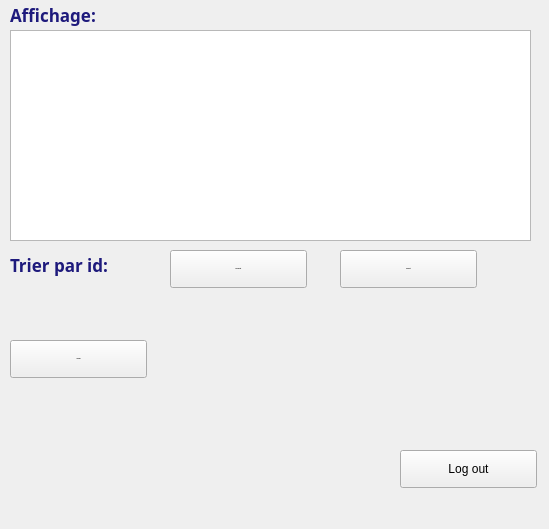
        <widget class="QWidget" name="scrollAreaWidgetContents_2">
         <property name="geometry">
          <rect>
           <x>0</x>
           <y>0</y>
           <width>549</width>
           <height>529</height>
          </rect>
         </property>
         <widget class="QLabel" name="label_21">
          <property name="geometry">
           <rect>
            <x>10</x>
            <y>249</y>
            <width>131</width>
            <height>31</height>
           </rect>
          </property>
          <property name="font">
           <font>
            <family>Pristina</family>
            <pointsize>13</pointsize>
            <weight>75</weight>
            <bold>true</bold>
           </font>
          </property>
          <property name="styleSheet">
           <string notr="true">border-color: rgb(0, 0, 127);
color: rgb(30, 26, 124);</string>
          </property>
          <property name="text">
           <string>Trier par id:</string>
          </property>
         </widget>
         <widget class="QLabel" name="label_22">
          <property name="geometry">
           <rect>
            <x>10</x>
            <y>-1</y>
            <width>111</width>
            <height>31</height>
           </rect>
          </property>
          <property name="font">
           <font>
            <family>Pristina</family>
            <pointsize>13</pointsize>
            <weight>75</weight>
            <bold>true</bold>
           </font>
          </property>
          <property name="styleSheet">
           <string notr="true">border-color: rgb(0, 0, 127);
color: rgb(30, 26, 124);</string>
          </property>
          <property name="text">
           <string>Affichage:</string>
          </property>
         </widget>
         <widget class="QTableView" name="TAB_EMPLOYE">
          <property name="geometry">
           <rect>
            <x>10</x>
            <y>30</y>
            <width>521</width>
            <height>211</height>
           </rect>
          </property>
         </widget>
         <widget class="QPushButton" name="pb_decrsirine">
          <property name="geometry">
           <rect>
            <x>170</x>
            <y>250</y>
            <width>137</width>
            <height>38</height>
           </rect>
          </property>
          <property name="font">
           <font>
            <family>Arial</family>
            <pointsize>-1</pointsize>
            <weight>75</weight>
            <bold>true</bold>
           </font>
          </property>
          <property name="styleSheet">
           <string notr="true">color: rgb(0, 0, 0);</string>
          </property>
          <property name="text">
           <string>Decroissant</string>
          </property>
         </widget>
         <widget class="QPushButton" name="pb_croisirine">
          <property name="geometry">
           <rect>
            <x>340</x>
            <y>250</y>
            <width>137</width>
            <height>38</height>
           </rect>
          </property>
          <property name="font">
           <font>
            <family>Arial</family>
            <pointsize>-1</pointsize>
            <weight>75</weight>
            <bold>true</bold>
           </font>
          </property>
          <property name="styleSheet">
           <string notr="true">color: rgb(0, 0, 0);</string>
          </property>
          <property name="text">
           <string>Croissant</string>
          </property>
         </widget>
         <widget class="QPushButton" name="pb_codesirine">
          <property name="geometry">
           <rect>
            <x>10</x>
            <y>340</y>
            <width>137</width>
            <height>38</height>
           </rect>
          </property>
          <property name="font">
           <font>
            <family>Arial</family>
            <pointsize>-1</pointsize>
            <weight>75</weight>
            <bold>true</bold>
           </font>
          </property>
          <property name="styleSheet">
           <string notr="true">color: rgb(0, 0, 0);</string>
          </property>
          <property name="text">
           <string>CodeQR</string>
          </property>
         </widget>
         <widget class="QLabel" name="label_code">
          <property name="geometry">
           <rect>
            <x>210</x>
            <y>340</y>
            <width>131</width>
            <height>141</height>
           </rect>
          </property>
          <property name="styleSheet">
           <string notr="true">border-color: rgb(0, 0, 0);
border-left-color: rgb(0, 0, 0);
border-right-color: rgb(0, 0, 0);
border-bottom-color: rgb(0, 0, 0);
border-top-color: rgb(0, 0, 0);</string>
          </property>
          <property name="text">
           <string/>
          </property>
         </widget>
         <widget class="QPushButton" name="pushButton_8">
          <property name="geometry">
           <rect>
            <x>400</x>
            <y>450</y>
            <width>137</width>
            <height>38</height>
           </rect>
          </property>
          <property name="text">
           <string>Log out</string>
          </property>
         </widget>
        </widget>
